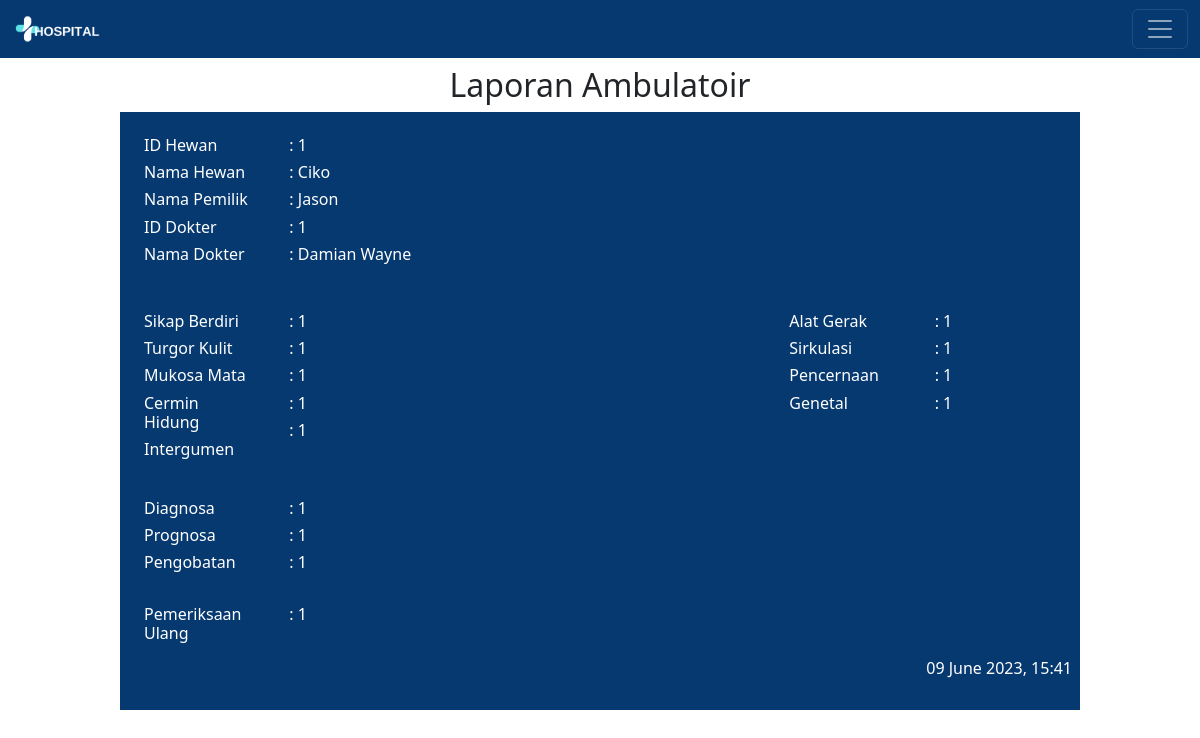
/output_ambul.php?id_ambul=6, run on the app's committed database.
### tables this page shows
CREATE TABLE `ambul` (
  `id_ambul` int(11) NOT NULL,
  `id_dokter` int(11) NOT NULL,
  `id_pemeriksaan` int(11) NOT NULL,
  `sikap_berdiri` varchar(20) NOT NULL,
  `turgor_kulit` varchar(20) NOT NULL,
  `mukosa_mata` varchar(20) NOT NULL,
  `cermin_hidung` varchar(20) NOT NULL,
  `intergumen` varchar(20) NOT NULL,
  `alat_gerak` varchar(20) NOT NULL,
  `sirkulasi` varchar(20) NOT NULL,
  `pencernaan` varchar(20) NOT NULL,
  `genetal` varchar(20) NOT NULL,
  `diagnosa` text NOT NULL,
  `prognosa` text NOT NULL,
  `pengobatan` varchar(20) NOT NULL,
  `pemeriksaan_ulang` varchar(20) NOT NULL,
  `tanggal` datetime NOT NULL
);

CREATE TABLE `hewan` (
  `id_hewan` int(11) NOT NULL,
  `nama_hewan` varchar(30) NOT NULL,
  `nama_pemilik` varchar(30) NOT NULL,
  `alamat` varchar(30) NOT NULL,
  `no_wa_pemilik` varchar(20) NOT NULL,
  `umur` int(11) NOT NULL,
  `spesies` varchar(20) NOT NULL,
  `ras` varchar(20) NOT NULL,
  `warna` varchar(20) NOT NULL,
  `berat` int(11) NOT NULL,
  `jenis_kelamin` varchar(6) NOT NULL,
  `tanda_khusus` varchar(20) NOT NULL
);

CREATE TABLE `dokter_hewan` (
  `id_dokter` int(11) NOT NULL,
  `nama` varchar(30) NOT NULL,
  `spesialisasi` varchar(30) NOT NULL,
  `password` varchar(15) NOT NULL
);

### output_ambul.php (the view, shortened to what this page needs)
<?php
	include 'koneksi.php';
?>
<!DOCTYPE html>
<html>
<head>
	<link href="https://cdn.jsdelivr.net/npm/bootstrap@5.2.2/dist/css/bootstrap.min.css" rel="stylesheet">
	<link rel="stylesheet" href="home.css">
</head>
<body>
	<nav class="navbar navbar-dark" style="background-color:#063970">
  	<div class="container-fluid">
  	  <a class="navbar-brand"><img src="Images/logo.png" style="height:30px" alt="HOSPITAL"></a>
  	  <button class="navbar-toggler" type="button" data-bs-toggle="offcanvas" data-bs-target="#offcanvasRight" aria-controls="offcanvasRight">
  	  	<span class="navbar-toggler-icon"></span>
  	  </button>
  	</div>
	</nav>
	<?php
		$id_ambul	= $_GET['id_ambul'];
		$query = mysqli_query($connect, "SELECT a.*, b.*, c.*, d.* FROM ambul as a INNER JOIN dokter_hewan as b ON a.id_dokter=b.id_dokter INNER JOIN data_pemeriksaan as c ON a.id_pemeriksaan=c.id_pemeriksaan INNER JOIN hewan as d ON c.id_hewan=d.id_hewan WHERE a.id_ambul='$id_ambul'");
	while ($data = mysqli_fetch_array($query)) {
	?>
	<center class="my-1 pt-1">
	<h2>Laporan Ambulatoir</h2>
	<div style="width:80%; background-color:#063970;" class="py-4 px-2">
		<div class="row">
			<div class="col-2 mr-0">
			<div style="color:white; text-align:left;" class="mb-3 mx-3">
				<h6>ID Hewan</h6>
				<h6>Nama Hewan</h6>
				<h6>Nama Pemilik</h6>
				<h6>ID Dokter</h6>
				<h6>Nama Dokter</h6><br>
			</div>
			</div>
			<div class="col-10 mr-5">
			<div style="color:white; text-align:left;">
				<h6><?= ": ".$data['id_hewan'];?></h6>
				<h6><?= ": ".$data['nama_hewan'];?></h6>
				<h6><?= ": ".$data['nama_pemilik'];?></h6>
				<h6><?= ": ".$data['id_dokter'];?></h6>
				<h6><?= ": ".$data['nama'];?></h6><br>
			</div>
			</div>
		</div>
		<div class="row">
			<div class="col-2">
			<div style="color:white; text-align:left;" class="mb-3 mx-3">
				<h6>Sikap Berdiri</h6>
				<h6>Turgor Kulit</h6>
				<h6>Mukosa Mata</h6>
				<h6>Cermin Hidung</h6>
				<h6>Intergumen</h6>
			</div>
			</div>
			<div class="col-6 ml-3">
			<div style="color:white; text-align:left;">
				<h6><?= ": ".$data['sikap_berdiri'];?></h6>
				<h6><?= ": ".$data['turgor_kulit'];?></h6>
				<h6><?= ": ".$data['mukosa_mata'];?></h6>
				<h6><?= ": ".$data['cermin_hidung'];?></h6>
				<h6><?= ": ".$data['intergumen'];?></h6>
			</div>
			</div>
			<div class="col-2">
			<div style="color:white; text-align:left;" class="mb-3 mx-3">
				<h6>Alat Gerak</h6>
				<h6>Sirkulasi</h6>
				<h6>Pencernaan</h6>
				<h6>Genetal</h6>
			</div>
			</div>
			<div class="col-2 mr-3">
			<div style="color:white; text-align:left;">
				<h6><?= ": ".$data['alat_gerak'];?></h6>
				<h6><?= ": ".$data['sirkulasi'];?></h6>
				<h6><?= ": ".$data['pencernaan'];?></h6>
				<h6><?= ": ".$data['genetal'];?></h6>
			</div>
			</div>
		</div>
		<div class="row">
			<div class="col-2 mr-0">
			<div style="color:white; text-align:left;" class="mb-3 mx-3">
				<br>
				<h6>Diagnosa</h6>
				<h6>Prognosa</h6>
				<h6>Pengobatan</h6><br>
				<h6>Pemeriksaan Ulang</h6>
			</div>
			</div>
			<div class="col-10 mr-5">
			<div style="color:white; text-align:left;">
				<br>
				<h6><?= ": ".$data['diagnosa'];?></h6>
				<h6><?= ": ".$data['prognosa'];?></h6>
				<h6><?= ": ".$data['pengobatan'];?></h6><br>
				<h6><?= ": ".$data['pemeriksaan_ulang'];?></h6>
			</div>
			</div>
		</div>
		<div style="color:white; text-align:right;" class="mr-3">
				<h6><?= date('d F Y',strtotime($data['tanggal'])).", ".date('H:i', strtotime($data['tanggal']));?></h6>
		</div>
	<?php } ?>
	</div>
	</center>
</body>
</html>

### data on the page
ambul: hewan.id_hewan "1", hewan.nama_hewan "Ciko", hewan.nama_pemilik "Jason", id_dokter.id_dokter "1", id_dokter.nama "Damian Wayne", sikap_berdiri "1", turgor_kulit "1", mukosa_mata "1", cermin_hidung "1", intergumen "1", alat_gerak "1", sirkulasi "1", pencernaan "1", genetal "1", diagnosa "1", prognosa "1", pengobatan "1", pemeriksaan_ulang "1", tanggal "09 June 2023", tanggal "15:41"
